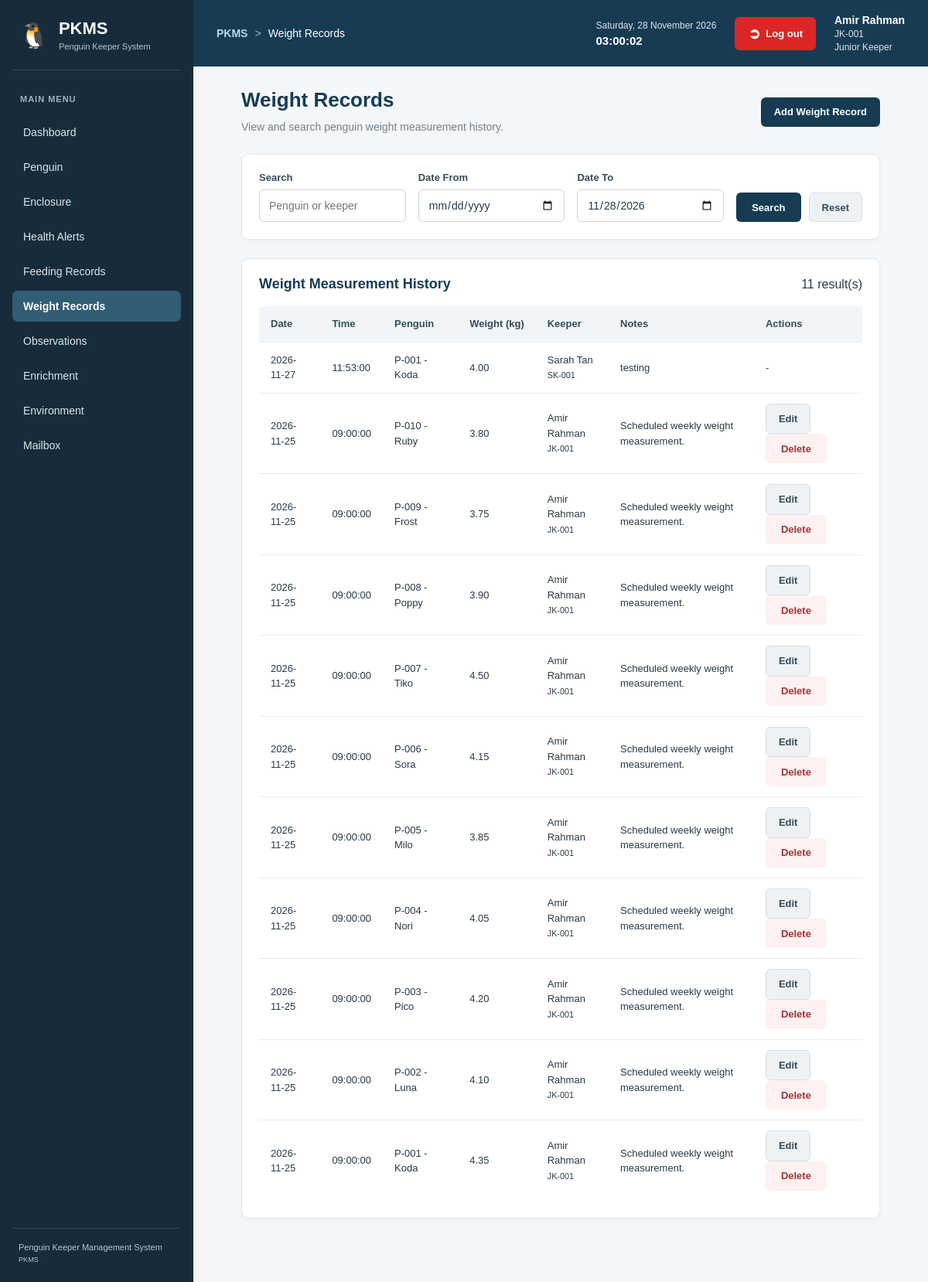
Screenshot of /modules/weight/index.php (signed in) with the database file from the repository.
### tables this page shows
CREATE TABLE `weight_records` (
  `weight_id` int(11) NOT NULL,
  `penguin_id` int(11) NOT NULL,
  `keeper_id` int(11) NOT NULL,
  `measurement_date` date NOT NULL,
  `measurement_time` time NOT NULL,
  `weight_kg` decimal(5,2) NOT NULL,
  `notes` text DEFAULT NULL,
  `created_at` datetime DEFAULT current_timestamp()
);

CREATE TABLE `penguins` (
  `penguin_id` int(11) NOT NULL,
  `animal_code` varchar(20) NOT NULL,
  `name` varchar(60) NOT NULL,
  `species` varchar(80) NOT NULL,
  `sex` enum('Male','Female','Unknown') DEFAULT 'Unknown',
  `hatch_date` date DEFAULT NULL,
  `origin_type` varchar(50) DEFAULT NULL,
  `arrival_date` date DEFAULT NULL,
  `enclosure_id` int(11) DEFAULT NULL,
  `status` enum('Active','Quarantine','Transferred','Deceased') DEFAULT 'Active',
  `notes` text DEFAULT NULL,
  `created_at` datetime DEFAULT current_timestamp(),
  `archived_at` datetime DEFAULT NULL,
  `archived_by` int(11) DEFAULT NULL
);

CREATE TABLE `users` (
  `user_id` int(11) NOT NULL,
  `staff_code` varchar(20) NOT NULL,
  `full_name` varchar(100) NOT NULL,
  `email` varchar(100) DEFAULT NULL,
  `password_hash` varchar(255) NOT NULL,
  `role` enum('Senior Keeper','Junior Keeper') NOT NULL,
  `status` enum('Active','Inactive') DEFAULT 'Active',
  `created_at` datetime DEFAULT current_timestamp()
);

### modules/weight/index.php (the view, shortened to what this page needs)
<?php
require_once __DIR__ . '/../../includes/auth.php';
$search = trim($_GET['search'] ?? '');
$dateFrom = $_GET['date_from'] ?? '';
$today = new DateTimeImmutable(
    'now',
    new DateTimeZone('Asia/Kuala_Lumpur')
);
$dateTo = isset($_GET['date_to'])
    ? $_GET['date_to']
    : $today->format('Y-m-d');
$errors = [];
$weightRecords = [];
if (empty($errors)) {
    try {
        $sql = "
            SELECT
                w.weight_id,
                w.keeper_id,
                w.measurement_date,
                w.measurement_time,
                w.weight_kg,
                w.notes,
                p.animal_code,
                p.name AS penguin_name,
                u.staff_code,
                u.full_name AS keeper_name
            FROM weight_records w
            INNER JOIN penguins p
                ON w.penguin_id = p.penguin_id
            INNER JOIN users u
                ON w.keeper_id = u.user_id
            WHERE 1 = 1
        ";
        $params = [];
        if ($dateTo !== '') {
            $sql .= " AND w.measurement_date <= ?";
            $params[] = $dateTo;
        }
        $sql .= "
            ORDER BY
                w.measurement_date DESC,
                w.measurement_time DESC,
                w.weight_id DESC
        ";
        $stmt = $pdo->prepare($sql);
        $stmt->execute($params);
        $weightRecords = $stmt->fetchAll();
    } catch (PDOException $e) {
        error_log('Weight record listing error: ' . $e->getMessage());
        $pageError = true;
    }
}
?>
<!DOCTYPE html>
<html lang="en">
<head>
    <link rel="stylesheet"
          href="/penguin_keeper_management/assets/css/style.css">
</head>
<body>
<div class="app-layout">
    <?php include __DIR__ . '/../../includes/sidebar.php'; ?>
    <main class="main-content">
        <?php
        include __DIR__ . '/../../includes/topbar.php';
        ?>
        <div class="page-content">
            <div class="page-header">
                <div>
                    <h1>Weight Records</h1>
                    <p>
                        View and search penguin weight measurement
                        history.
                    </p>
                </div>
                <div class="search-actions">
                    <a href="create.php" class="btn-primary">
                        Add Weight Record
                    </a>
                </div>
            </div>
            <section class="search-panel">
                <form method="GET" action="index.php" class="search-form">
                    <div class="form-group">
                        <label for="search">Search</label>
                        <input
                            type="text"
                            id="search"
                            name="search"
                            placeholder="Penguin or keeper"
                            value="<?= htmlspecialchars($search) ?>"
                        >
                    </div>
                    <div class="form-group">
                        <label for="date_from">Date From</label>
                        <input
                            type="date"
                            id="date_from"
                            name="date_from"
                            value="<?= htmlspecialchars($dateFrom) ?>"
                        >
                    </div>
                    <div class="form-group">
                        <label for="date_to">Date To</label>
                        <input
                            type="date"
                            id="date_to"
                            name="date_to"
                            value="<?= htmlspecialchars($dateTo) ?>"
                        >
                    </div>
                    <div class="search-actions">
                        <button type="submit" class="btn-primary">
                            Search
                        </button>
                        <a href="index.php" class="btn-secondary">
                            Reset
                        </a>
                    </div>
                </form>
            </section>
            <section class="table-section">
                <div class="table-header">
                    <h2>Weight Measurement History</h2>
                    <span>
                        <?= count($weightRecords) ?> result(s)
                    </span>
                </div>
                <div class="table-responsive">
                    <table class="data-table">
                        <thead>
                            <tr>
                                <th>Date</th>
                                <th>Time</th>
                                <th>Penguin</th>
                                <th>Weight (kg)</th>
                                <th>Keeper</th>
                                <th>Notes</th>
                                <th>Actions</th>
                            </tr>
                        </thead>
                        <tbody>
                            <?php if (empty($weightRecords)): ?>
                                <tr>
                                    <td colspan="7">
                                        No weight records found.
                                    </td>
                                </tr>
                            <?php else: ?>
                                <?php foreach ($weightRecords as $record): ?>
                                    <tr>
                                        <td>
                                            <?= htmlspecialchars($record['measurement_date']) ?>
                                        </td>
                                        <td>
                                            <?= htmlspecialchars($record['measurement_time']) ?>
                                        </td>
                                        <td>
                                            <?= htmlspecialchars($record['animal_code']) ?>
                                            -
                                            <?= htmlspecialchars($record['penguin_name']) ?>
                                        </td>
                                        <td>
                                            <?= htmlspecialchars((string)$record['weight_kg']) ?>
                                        </td>
                                        <td>
                                            <?= htmlspecialchars($record['keeper_name']) ?>
                                            <br>
                                            <small>
                                                <?= htmlspecialchars($record['staff_code']) ?>
                                            </small>
                                        </td>
                                        <td>
                                            <?= htmlspecialchars($record['notes'] ?? '-') ?>
                                        </td>
                                        <td>
                                            <?php if ((int)$record['keeper_id'] === (int)$_SESSION['user_id']): ?>
                                                <a href="edit.php?id=<?= (int)$record['weight_id'] ?>"
                                                    class="btn-secondary"
                                                >
                                                    Edit
                                                </a>
                                                <form method="POST"
                                                    action="delete.php"
                                                    style="display:inline;"
                                                    onsubmit="return confirm('Are you sure you want to delete this weight record?');">
                                                    <button type="submit" class="btn-danger">Delete</button>
                                                </form>
                                            <?php else: ?>
                                                -
                                            <?php endif; ?>
                                        </td>
                                    </tr>
                                <?php endforeach; ?>
                            <?php endif; ?>
                        </tbody>
                    </table>
                </div>
            </section>
        </div>
    </main>
</div>
</body>
</html>

### assets/css/style.css (style rules this page uses)
.app-layout { display: flex; min-height: 100vh; width: 100%; }
.main-content { flex: 1; width: auto; max-width: none; margin: 0; padding: 30px; background: #f1f5f9; box-sizing: border-box; }
.main-content button { background: #dc2626; color: white; border: none; padding: 11px 20px; border-radius: 5px; cursor: pointer; }
.app-layout { display: flex; min-height: 100vh; }
.main-content { flex: 1; min-width: 0; padding: 30px; background-color: #f4f7f9; }
.search-actions { display: flex; align-items: center; gap: 12px; }
.search-actions button { padding: 11px 20px; border: none; border-radius: 6px; background-color: #173b53; color: #ffffff; cursor: pointer; }
* { box-sizing: border-box; }
body { margin: 0; font-family: Arial, Helvetica, sans-serif; color: #263b49; background: #f1f5f9; }
a { transition: color 0.2s ease, background-color 0.2s ease; }
.page-content { width: 100%; max-width: 1500px; margin: 0 auto; padding: 28px 32px; }
.page-header { display: flex; justify-content: space-between; align-items: center; flex-wrap: wrap; gap: 16px; margin-bottom: 24px; }
.page-header h1 { margin: 0 0 8px; color: #173b53; font-size: 26px; }
.page-header p { margin: 0; color: #71818d; font-size: 14px; line-height: 1.6; }
.page-header a { text-decoration: none; }
.table-section, .search-panel, .content-card { background: #ffffff; border: 1px solid #e1e8ed; border-radius: 10px; padding: 22px; margin-bottom: 24px; box-shadow: 0 2px 6px rgba(0, 0, 0, 0.035); }
.table-header, .section-header { display: flex; justify-content: space-between; align-items: center; flex-wrap: wrap; gap: 12px; margin-bottom: 18px; }
.table-header h2, .search-panel h2, .section-header h2 { margin: 0; color: #173b53; font-size: 18px; }
.search-form { display: flex; align-items: flex-end; flex-wrap: wrap; gap: 16px; }
.form-group { display: flex; flex-direction: column; gap: 8px; flex: 1; min-width: 170px; }
.form-group label { color: #344b5a; font-size: 13px; font-weight: 600; }
.form-group input, .form-group select, .form-group textarea { width: 100%; min-height: 42px; padding: 10px 12px; border: 1px solid #ccd6dd; border-radius: 6px; background: #ffffff; color: #263b49; font-family: inherit; font-size: 14px; }
.search-actions { display: flex; align-items: center; flex-wrap: wrap; gap: 10px; }
.btn-primary, .btn-secondary, .btn-danger, .btn-success { display: inline-flex; justify-content: center; align-items: center; min-height: 38px; padding: 9px 16px; border: 1px solid transparent; border-radius: 6px; text-decoration: none; font-family: inherit; font-size: 13px; font-weight: 600; cursor: pointer; transition: background-color 0.2s ease; }
.main-content .btn-primary { background: #173b53; color: #ffffff; }
.main-content .btn-secondary { background: #eef2f5; border-color: #d5dfe5; color: #344b5a; }
.main-content .btn-danger { background: #fff1f1; border-color: #e8c2c2; color: #a33333; }
.table-responsive { width: 100%; overflow-x: auto; }
.data-table { width: 100%; min-width: 650px; border-collapse: collapse; background: #ffffff; }
.data-table th, .data-table td { padding: 13px 15px; border-bottom: 1px solid #e8edf0; text-align: left; vertical-align: middle; font-size: 13px; line-height: 1.5; }
.data-table th { background: #f1f5f8; color: #344b5a; font-weight: 700; white-space: nowrap; }
.data-table tbody tr:last-child td { border-bottom: none; }
.data-table td a { color: #245873; font-weight: 600; text-decoration: none; }

### rows the page displays
weight_records: measurement_date "2026-11-27", measurement_time "11:53:00", penguin.animal_code "P-001", penguin.name "Koda", weight_kg "4.00", keeper.full_name "Sarah Tan", keeper.staff_code "SK-001", notes "testing"
weight_records: measurement_date "2026-11-25", measurement_time "09:00:00", penguin.animal_code "P-010", penguin.name "Ruby", weight_kg "3.80", keeper.full_name "Amir Rahman", keeper.staff_code "JK-001", notes "Scheduled weekly weight measurement."
weight_records: measurement_date "2026-11-25", measurement_time "09:00:00", penguin.animal_code "P-009", penguin.name "Frost", weight_kg "3.75", keeper.full_name "Amir Rahman", keeper.staff_code "JK-001", notes "Scheduled weekly weight measurement."
weight_records: measurement_date "2026-11-25", measurement_time "09:00:00", penguin.animal_code "P-008", penguin.name "Poppy", weight_kg "3.90", keeper.full_name "Amir Rahman", keeper.staff_code "JK-001", notes "Scheduled weekly weight measurement."
weight_records: measurement_date "2026-11-25", measurement_time "09:00:00", penguin.animal_code "P-007", penguin.name "Tiko", weight_kg "4.50", keeper.full_name "Amir Rahman", keeper.staff_code "JK-001", notes "Scheduled weekly weight measurement."
weight_records: measurement_date "2026-11-25", measurement_time "09:00:00", penguin.animal_code "P-006", penguin.name "Sora", weight_kg "4.15", keeper.full_name "Amir Rahman", keeper.staff_code "JK-001", notes "Scheduled weekly weight measurement."
weight_records: measurement_date "2026-11-25", measurement_time "09:00:00", penguin.animal_code "P-005", penguin.name "Milo", weight_kg "3.85", keeper.full_name "Amir Rahman", keeper.staff_code "JK-001", notes "Scheduled weekly weight measurement."
weight_records: measurement_date "2026-11-25", measurement_time "09:00:00", penguin.animal_code "P-004", penguin.name "Nori", weight_kg "4.05", keeper.full_name "Amir Rahman", keeper.staff_code "JK-001", notes "Scheduled weekly weight measurement."
weight_records: measurement_date "2026-11-25", measurement_time "09:00:00", penguin.animal_code "P-003", penguin.name "Pico", weight_kg "4.20", keeper.full_name "Amir Rahman", keeper.staff_code "JK-001", notes "Scheduled weekly weight measurement."
weight_records: measurement_date "2026-11-25", measurement_time "09:00:00", penguin.animal_code "P-002", penguin.name "Luna", weight_kg "4.10", keeper.full_name "Amir Rahman", keeper.staff_code "JK-001", notes "Scheduled weekly weight measurement."
weight_records: measurement_date "2026-11-25", measurement_time "09:00:00", penguin.animal_code "P-001", penguin.name "Koda", weight_kg "4.35", keeper.full_name "Amir Rahman", keeper.staff_code "JK-001", notes "Scheduled weekly weight measurement."

### other values shown
$item['label'] "Dashboard"
$item['label'] "Penguin"
$item['label'] "Enclosure"
$item['label'] "Health Alerts"
$item['label'] "Feeding Records"
$item['label'] "Weight Records"
$item['label'] "Observations"
$item['label'] "Enrichment"
$item['label'] "Environment"
$item['label'] "Mailbox"
$crumb "Weight Records"
$_SESSION['full_name'] "Amir Rahman"
$_SESSION['staff_code'] "JK-001"
$_SESSION['role'] "Junior Keeper"
count($weightRecords) "11"
